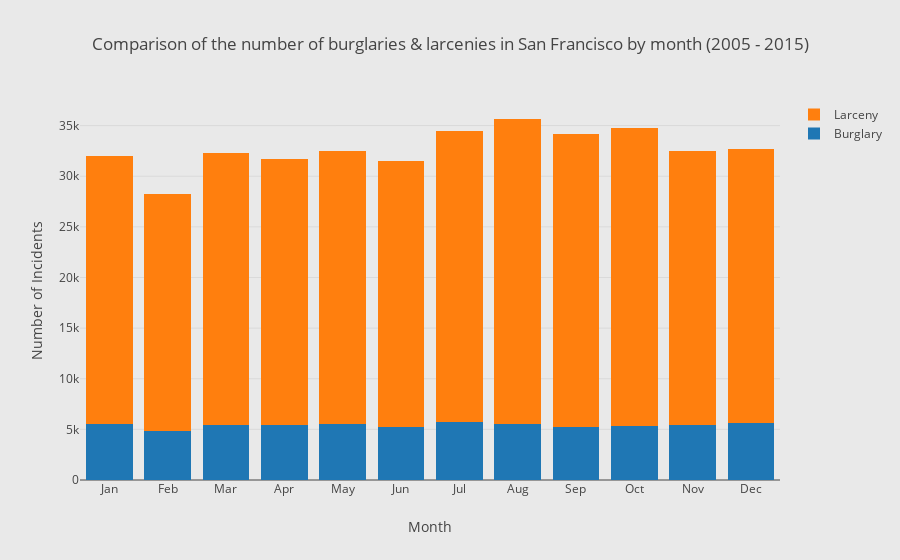

Notebook code for this chart:
### Code cell
# Make a list of month names
months = ['Jan', 'Feb', 'Mar', 'Apr', 'May', 'Jun',
          'Jul', 'Aug', 'Sep', 'Oct', 'Nov', 'Dec']

y_data_burgl = df_burgl_grp_sum.total_number_of_burglaries
y_data_arson = df_arson_sum.total_number_of_arson_incidents
y_data_larceny = df_larceny_sum.total_number_of_larcenies


# Make a Bar trace object
trace1 = go.Bar(
    x=months,  # a list of string as x-coords
    y=y_data_burgl,   # 1d array of numbers as y-coords
    marker=go.Marker(color='autocolorscale'),  # set bar color (hex color model)),
    name = 'Burglary'
)

trace2 = go.Bar(
    x=months,  # a list of string as x-coords
    y=y_data_larceny,   # 1d array of numbers as y-coords
    marker=go.Marker(color='autocolorscale'),  # set bar color (hex color model))
    name = 'Larceny'
)

title = "Comparison of the number of burglaries & larcenies in San Francisco by month (2005 - 2015)"  # plot's title

# Make Layout object
layout = go.Layout(barmode='stack',
    title=title,       # set plot title
    showlegend=True,  # remove legend
    yaxis = go.YAxis(title='Number of Incidents'),
    xaxis = go.XAxis(title='Month'),
    paper_bgcolor='rgb(233,233,233)',  # set paper (outside plot) 
    plot_bgcolor='rgb(233,233,233)',   #   and plot color to grey
)


# Make Figure object
fig = go.Figure(data=[trace1, trace2], layout=layout)

# (@) Send to Plotly and show in notebook
plotly.offline.iplot(fig)
# plotly.offline.plot(fig)

### Figure 1 — Plotly figure (JSON) as saved in the notebook; plotly's stock layout.template omitted (floating-point values rounded to 4 significant figures)
{"data": [{"marker": {"color": "autocolorscale"}, "name": "Burglary", "type": "bar", "x": ["Jan", "Feb", "Mar", "Apr", "May", "Jun", "Jul", "Aug", "Sep", "Oct", "Nov", "Dec"], "y": [5555, 4795, 5473, 5438, 5550, 5270, 5686, 5572, 5261, 5358, 5415, 5602]}, {"marker": {"color": "autocolorscale"}, "name": "Larceny", "type": "bar", "x": ["Jan", "Feb", "Mar", "Apr", "May", "Jun", "Jul", "Aug", "Sep", "Oct", "Nov", "Dec"], "y": [26476, 23427, 26866, 26277, 26897, 26281, 28744, 30079, 28953, 29400, 27117, 27126]}], "layout": {"barmode": "stack", "paper_bgcolor": "rgb(233,233,233)", "plot_bgcolor": "rgb(233,233,233)", "showlegend": true, "title": "Comparison of the number of burglaries & larcenies in San Francisco by month (2005 - 2015)", "xaxis": {"title": "Month"}, "yaxis": {"title": "Number of Incidents"}}}
